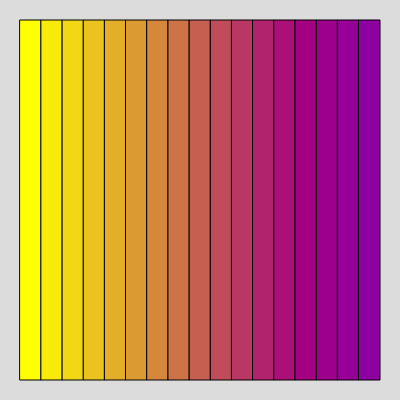
Frame 1 (no input)
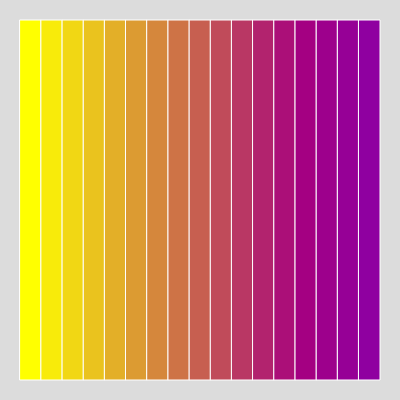
Frame 60 (no input)
Frame 120 (the mouse pressed at the canvas centre since frame 60): identical to frame 60, image omitted

The p5.js sketch that drew these frames (run headless with seeded random() and noise() and a simulated clock; from frame 60 on, the mouse is pressed at the canvas centre):

// p5.js sketch
// ── sketch.js
function setup() {
  createCanvas(400, 400);
}

function draw() {
  background(220);

for(let i = 0; i < 17; i = i + 1){
  fill(255 - i*7, 255 - i*20, i*10)
  rect(20 + ((width - 40)/17)*i, 20, (width - 40)/17, width - 40)
}
stroke(255)
}
